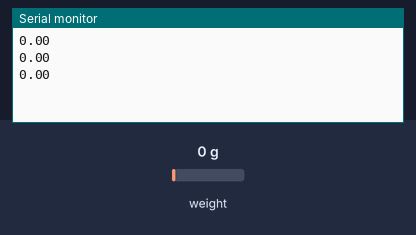
The sketch below on a simulated Arduino Uno, built with avr-gcc and run on an emulated ATmega328P. Parts: the last lines printed to the serial monitor. The inputs (shaded band) are chosen by the test bench; at power-on: weight on the scale 0 g.

Above: at 1.5 s.
1.6 s: weight on the scale set to 100 g
At 2.4 s:
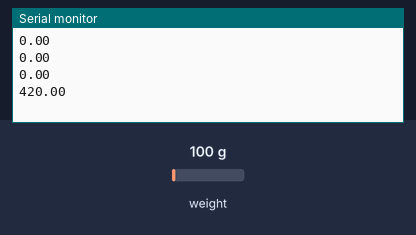
3.1 s: weight on the scale set to 1250 g
At 3.6 s:
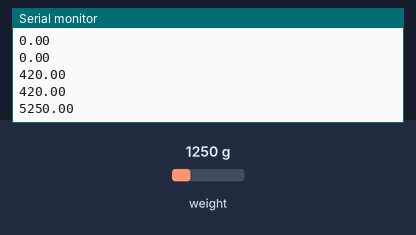
Timing chart, 0 to 6.1 s (numbered marks = the images above; inputs shaded):
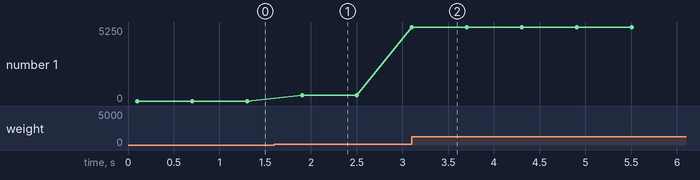

Measured:
- after the input at 1.6 s, the serial monitor: prints a new line after 0.30 s (image 1)
- after the input at 3.1 s, the serial monitor: prints a new line at once (image 2)
- plotted number 1: 0 → 420 after the input at 1.6 s, 420 → 5250 after the input at 3.1 s

The sketch:

sketch_mar14b.ino
```cpp
#include <Q2HX711.h>

const byte hx711_data_pin = 4;
const byte hx711_clock_pin = 5;

Q2HX711 hx711(hx711_data_pin, hx711_clock_pin);

void setup() {
  Serial.begin(9600);
}

void loop() {
  Serial.println(hx711.read()/100.0);
  delay(500);
}
```
